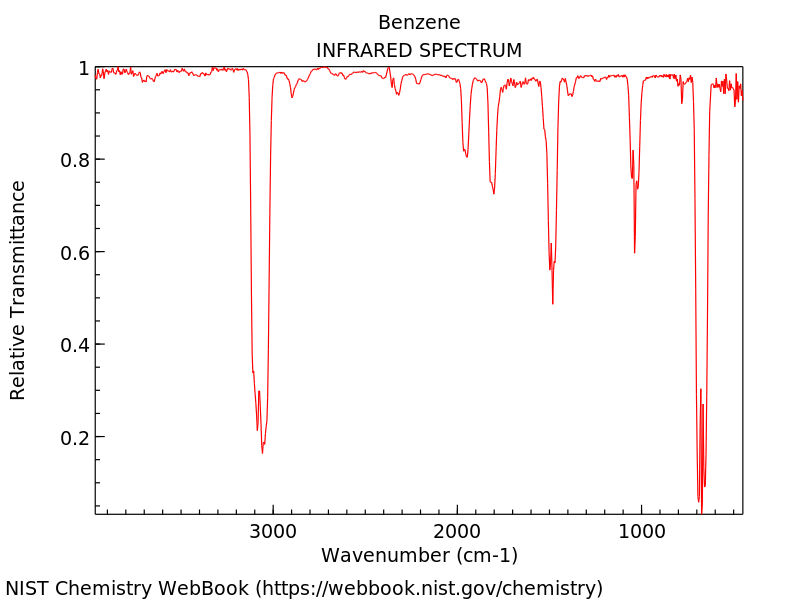
#> input picture IR Spec Images/71432_0_cb.png, 800 x 600 px
$ jupyter execute --allow-errors test.ipynb
#> lines starting #> are read from the running program, lines starting #| are printed output that depends on the picture
[cell 1]
from PIL import Image
import numpy as np
import pytesseract

graph_coord = (95,67,743,580)
title_coord = (80,0,800,35)
axis_coord = (0,520, 800,540)
image_loc = 'IR Spec Images/71432_0_cb.png'

image_obj = Image.open(image_loc)
#> image_obj is the input picture: PIL image 800x600 RGB; mean R, G, B 250, 247.1, 247.1
axis_obj = Image.open(image_loc)
graphcrop = image_obj.crop(graph_coord)
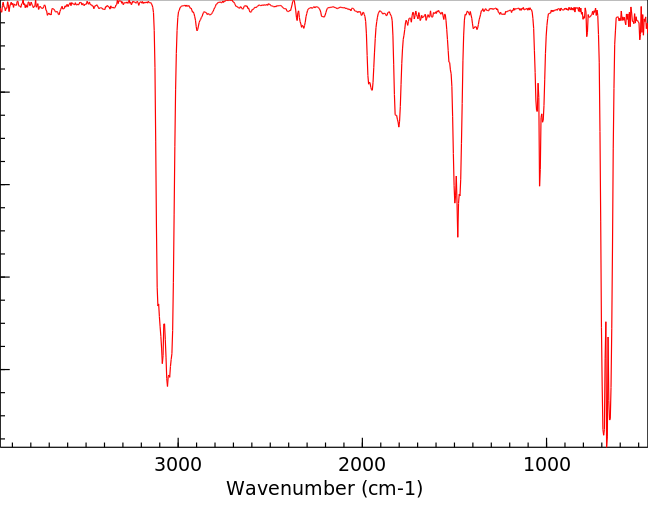
#> graphcrop: PIL image 648x513 RGB; mean R, G, B 252.4, 248.3, 248.3
axiscrop = axis_obj.crop(axis_coord)
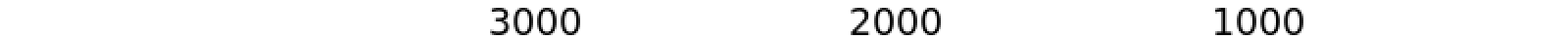
#> axiscrop: PIL image 800x20 RGB (shown 2 times larger); min 0, max 255, mean 244.5

$ run again, with IR Spec Images/106423_0_cb.png copied over IR Spec Images/71432_0_cb.png
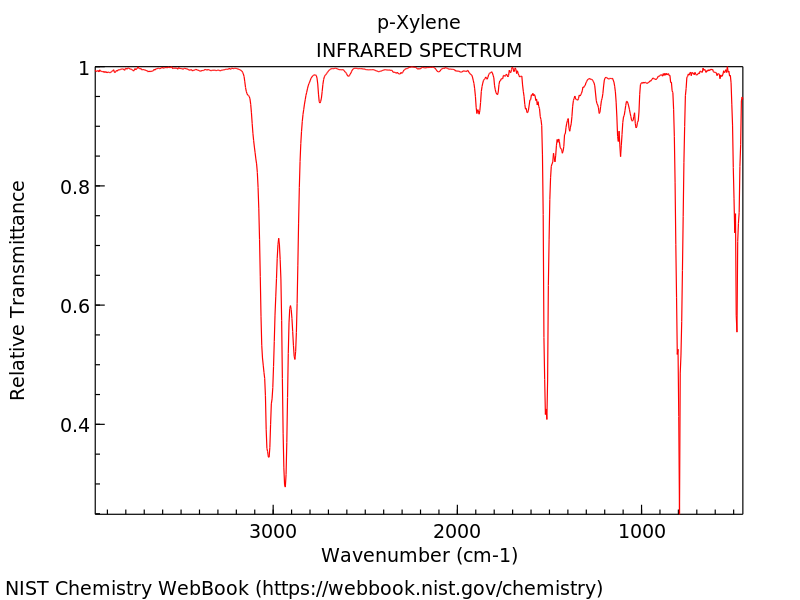
#> input picture IR Spec Images/106423_0_cb.png, 800 x 600 px
#> image_obj is the input picture: PIL image 800x600 RGB; mean R, G, B 250.1, 247.3, 247.3
#> `graphcrop = image_obj.crop(graph_coord)`:
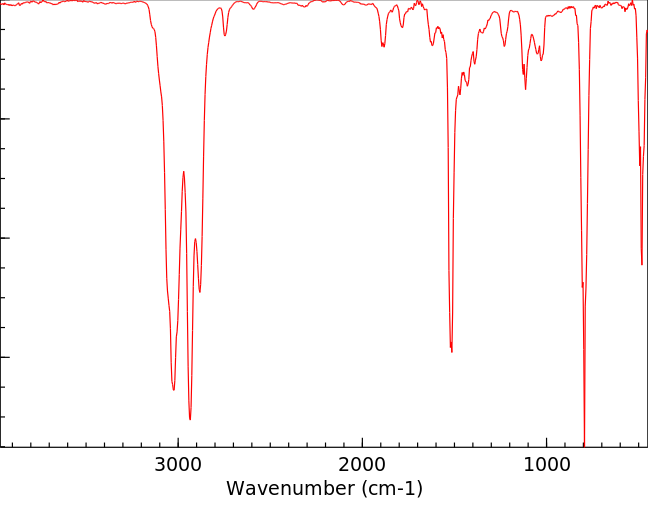
#> graphcrop: PIL image 648x513 RGB; mean R, G, B 252.5, 248.4, 248.4

$ run again, with IR Spec Images/106423_1_cb.png copied over IR Spec Images/71432_0_cb.png
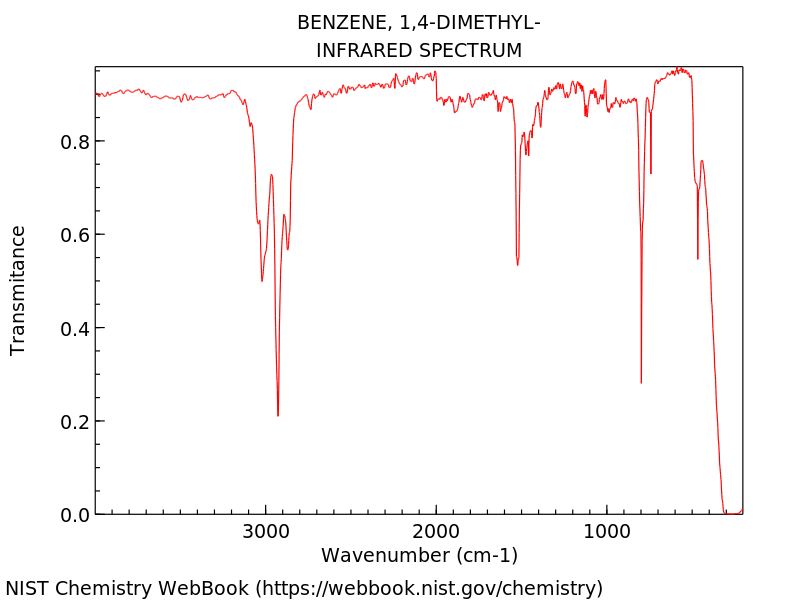
#> input picture IR Spec Images/106423_1_cb.png, 800 x 600 px
#> image_obj is the input picture: PIL image 800x600 RGB; mean R, G, B 249.8, 247.4, 247.4
#> `graphcrop = image_obj.crop(graph_coord)`:
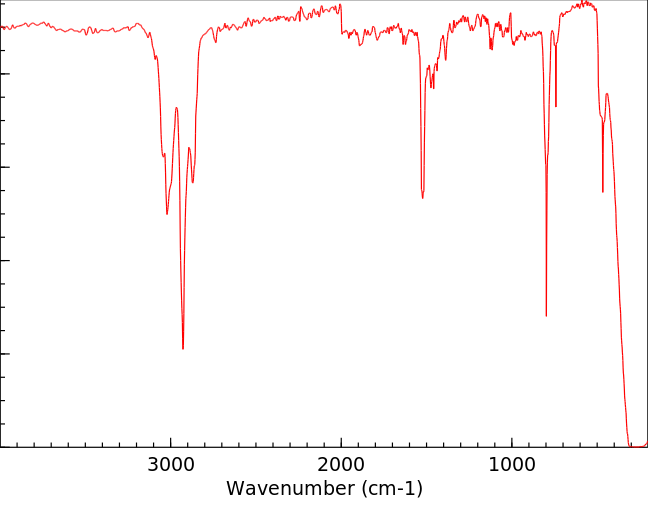
#> graphcrop: PIL image 648x513 RGB; mean R, G, B 252.4, 249, 249
#> `axiscrop = axis_obj.crop(axis_coord)`:
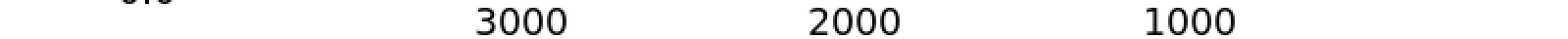
#> axiscrop: PIL image 800x20 RGB (shown 2 times larger); min 0, max 255, mean 244.1

$ run again, with IR Spec Images/106423_2_cb.png copied over IR Spec Images/71432_0_cb.png
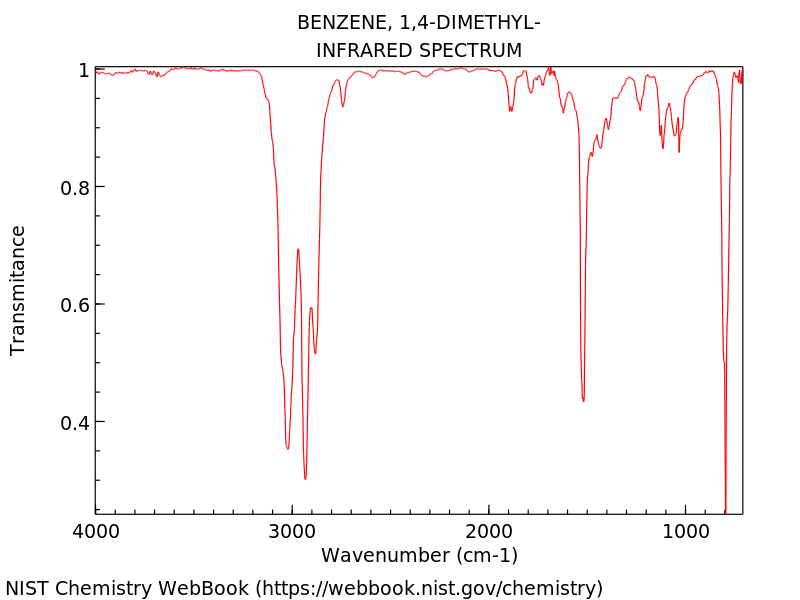
#> input picture IR Spec Images/106423_2_cb.png, 800 x 600 px
#> image_obj is the input picture: PIL image 800x600 RGB; mean R, G, B 249.8, 247.4, 247.4
#> `graphcrop = image_obj.crop(graph_coord)`:
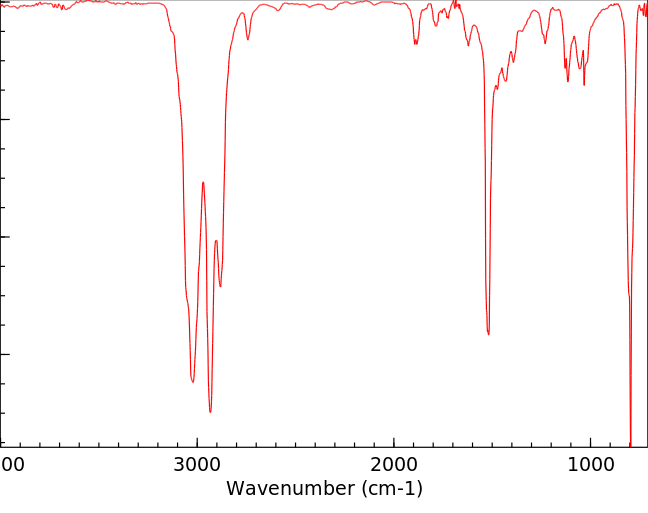
#> graphcrop: PIL image 648x513 RGB; mean R, G, B 252.4, 248.9, 248.9
#> `axiscrop = axis_obj.crop(axis_coord)`:
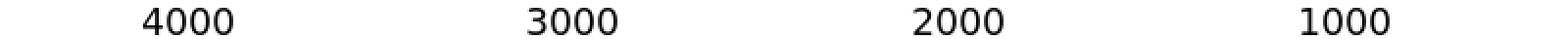
#> axiscrop: PIL image 800x20 RGB (shown 2 times larger); min 0, max 255, mean 240.8
